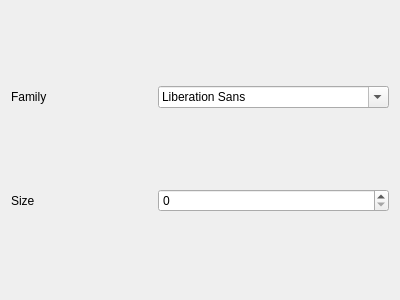
<?xml version="1.0" encoding="UTF-8"?>
<ui version="4.0">
 <class>FontProperty</class>
 <widget class="QWidget" name="FontProperty">
  <property name="geometry">
   <rect>
    <x>0</x>
    <y>0</y>
    <width>400</width>
    <height>300</height>
   </rect>
  </property>
  <property name="windowTitle">
   <string>Form</string>
  </property>
  <layout class="QGridLayout" name="gridLayout">
   <item row="0" column="0">
    <widget class="QLabel" name="label">
     <property name="text">
      <string>Family</string>
     </property>
    </widget>
   </item>
   <item row="1" column="0">
    <widget class="QLabel" name="label_2">
     <property name="text">
      <string>Size</string>
     </property>
    </widget>
   </item>
   <item row="0" column="1">
    <widget class="QFontComboBox" name="fontBox"/>
   </item>
   <item row="1" column="1">
    <widget class="QDoubleSpinBox" name="fontSizeBox">
     <property name="decimals">
      <number>0</number>
     </property>
     <property name="maximum">
      <double>300.000000000000000</double>
     </property>
    </widget>
   </item>
  </layout>
 </widget>
 <resources/>
 <connections/>
</ui>
